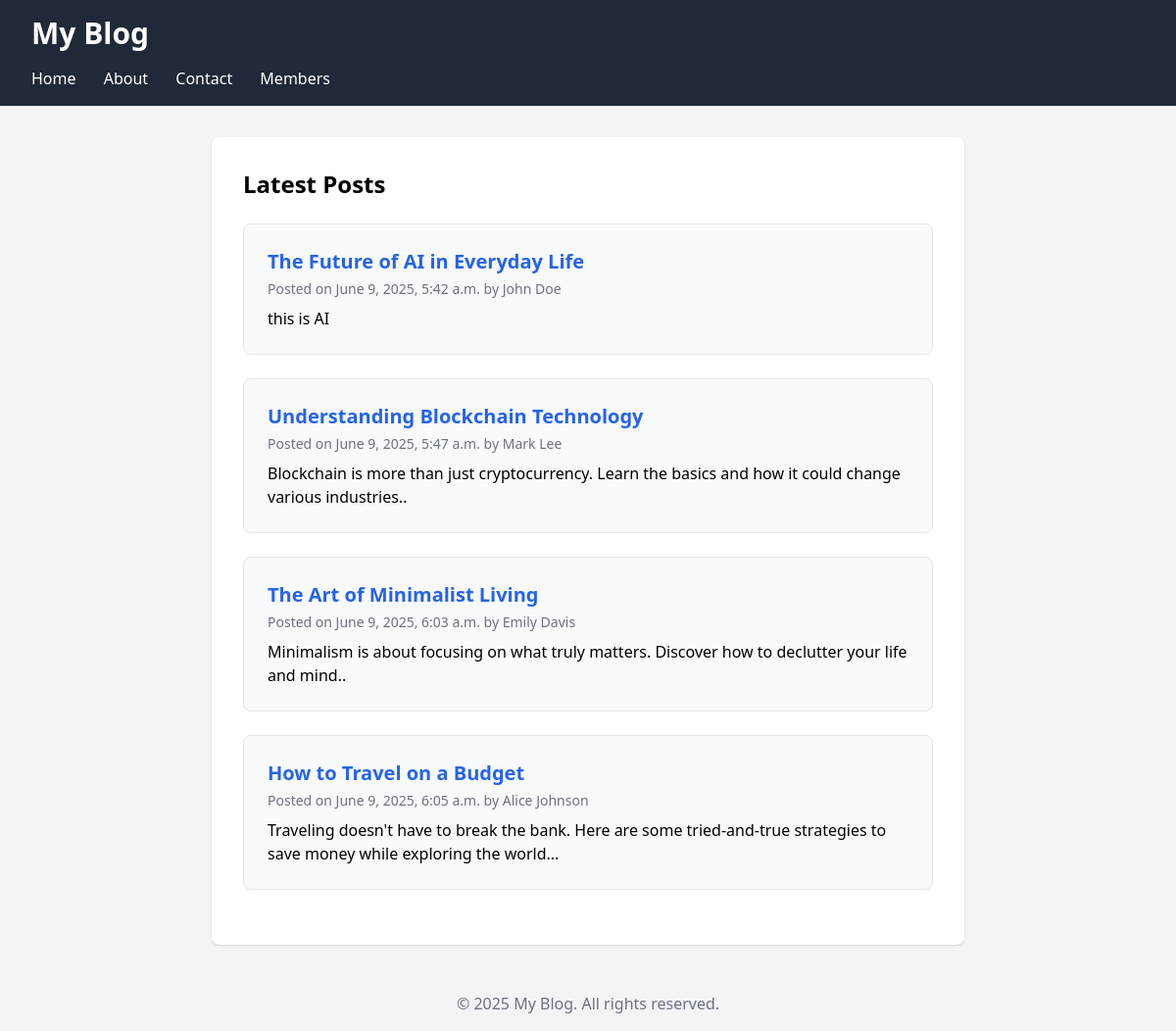
Screenshot of /blog/ with the database file from the repository.
### blog/models.py (models this page shows, shortened)
class Post(models.Model):
    title = models.CharField(max_length = 200)
    content = models.TextField()
    date = models.DateTimeField(auto_now_add=True)
    author = models.CharField(max_length=100)
    description = models.TextField()
    tags = models.CharField(max_length=200)
    isActive = models.BooleanField(default=True)
    image = models.OneToOneField(Image, on_delete=models.CASCADE, null=True, blank=True)
    Category = models.ForeignKey(Category, on_delete=models.CASCADE, null=True, blank=True)
    Viewers = models.ManyToManyField(Viewers, blank=True , null=True)

### blog/views.py (the view)
# urls.py: path("",index,name="home"),
def index(request):
    posts = Post.objects.all()
    return render(request, "index.html", {"posts": posts})

### blog/templates/index.html (shortened to what this page needs)
<!DOCTYPE html>
<html lang="en">
<head>
    <script src="https://cdn.tailwindcss.com"></script>
</head>
<body class="bg-gray-100 font-sans m-0">
    <header class="bg-gray-800 text-white px-8 py-4">
        <h1 class="text-3xl font-bold">My Blog</h1>
        <nav class="mt-4">
            <a href="#" class="text-white mr-6 hover:underline">Home</a>
            <a href="#" class="text-white mr-6 hover:underline">About</a>
            <a href="#" class="text-white mr-6 hover:underline">Contact</a>
            <a href="{% url "members" %}" class="text-white hover:underline">Members</a>
        </nav>
    </header>
    <div class="container max-w-3xl mx-auto bg-white mt-8 p-8 rounded-lg shadow">
        <h2 class="text-2xl font-semibold mb-6">Latest Posts</h2>
        {% for post in posts %}
            <div class="mb-6 rounded-lg border border-gray-200 bg-gray-50 transition-shadow hover:shadow-xl hover:bg-white p-6">
                <h3 class="text-xl font-bold mb-1">
                    <a href="{% url "post_detail" post.id %}" class="text-blue-600 hover:underline">{{ post.title }}</a>
                </h3>
                <div class="text-gray-500 text-sm mb-2">Posted on {{ post.date }} by {{ post.author }}</div>
                <p>{{ post.content|truncatewords:30 }}</p>
            </div>
        {% endfor %}
    </div>
    <footer class="text-center text-gray-500 py-4 mt-8">
        &copy; 2025 My Blog. All rights reserved.
    </footer>
</body>
</html>

### rows the page displays
Post: title "The Future of AI in Everyday Life", date "June 9, 2025, 5:42 a.m.", author "John Doe", content "this is AI"
Post: title "Understanding Blockchain Technology", date "June 9, 2025, 5:47 a.m.", author "Mark Lee", content "Blockchain is more than just cryptocurrency. Learn the basics and how it could change various industries.."
Post: title "The Art of Minimalist Living", date "June 9, 2025, 6:03 a.m.", author "Emily Davis", content "Minimalism is about focusing on what truly matters. Discover how to declutter your life and mind.."
Post: title "How to Travel on a Budget", date "June 9, 2025, 6:05 a.m.", author "Alice Johnson", content "Traveling doesn't have to break the bank. Here are some tried-and-true strategies to save money while exploring the world..."
